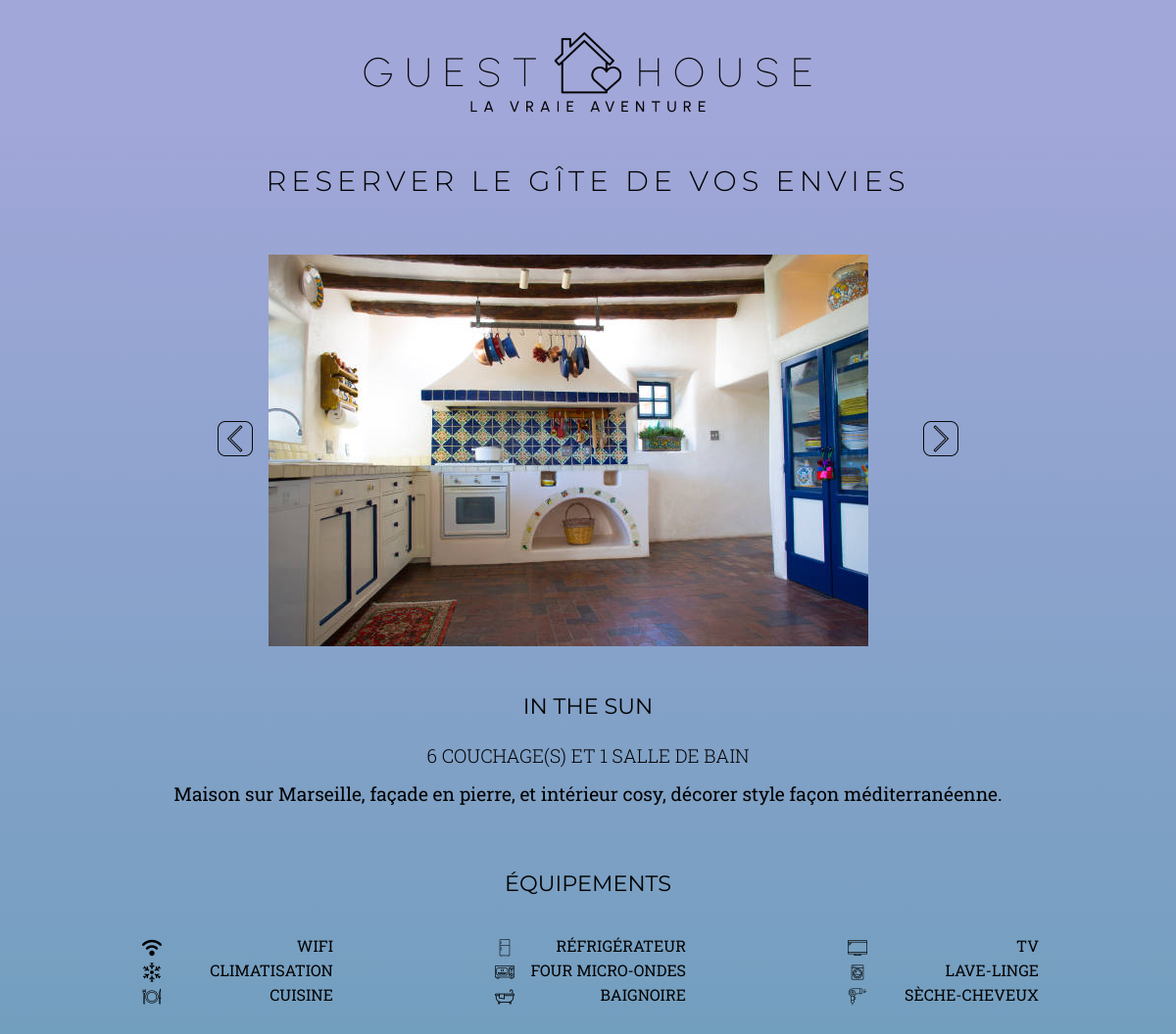
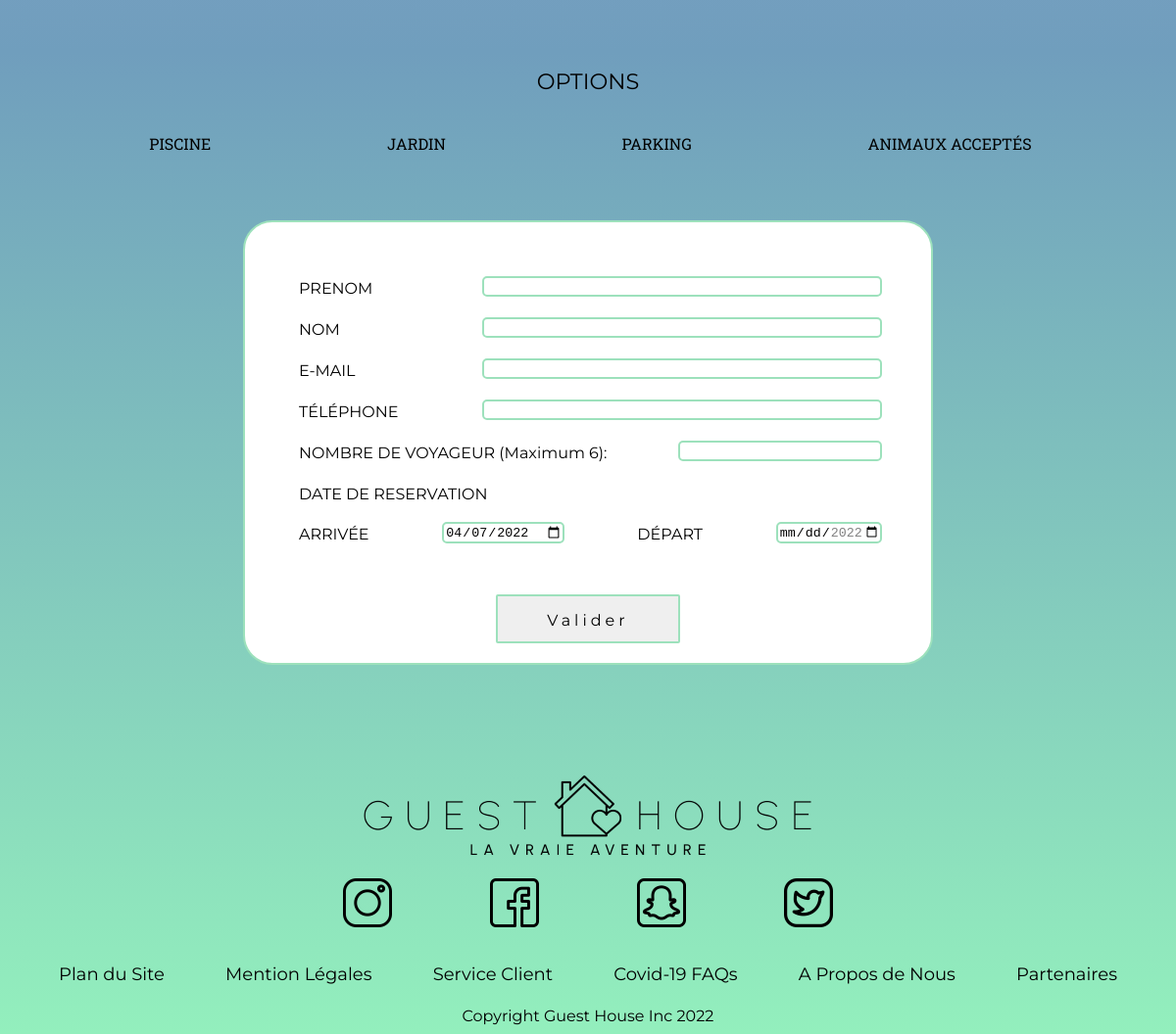
The app's page /resa-user-form.php?id=83 with its own data (2 pictures, top to bottom).
### tables this page shows
CREATE TABLE IF NOT EXISTS `image` (
  `id_image` int(11) NOT NULL AUTO_INCREMENT,
  `id_gite` int(11) NOT NULL,
  `name_image` varchar(255) NOT NULL,
  PRIMARY KEY (`id_image`)
);

CREATE TABLE IF NOT EXISTS `cottages` (
  `id_gite` int(11) NOT NULL AUTO_INCREMENT,
  `id_categ` int(11) NOT NULL,
  `name_gite` varchar(255) NOT NULL,
  `name_simple_gite` varchar(255) NOT NULL,
  `location_gite` varchar(255) NOT NULL,
  `profil_gite` varchar(255) NOT NULL,
  `desc_gite` text NOT NULL,
  `nbr_sleeping` int(11) NOT NULL,
  `nbr_bathroom` int(11) NOT NULL,
  `price_night` int(11) NOT NULL,
  PRIMARY KEY (`id_gite`)
);

CREATE TABLE IF NOT EXISTS `options` (
  `id_suppl` int(11) NOT NULL AUTO_INCREMENT,
  `name_suppl` varchar(25) NOT NULL,
  PRIMARY KEY (`id_suppl`)
);

### resa-user-form.php (the view, shortened to what this page needs)
<?php
require_once 'connect.php';
$idGite = $_GET['id'];
$reqGite = $db->prepare('SELECT `id_categ`, `name_gite`, `name_simple_gite`, `location_gite`, `profil_gite`, `desc_gite`, `nbr_sleeping`, `nbr_bathroom`, `price_night` FROM `cottages` WHERE `id_gite` = :id_gite');
$reqGite->bindParam('id_gite', $idGite, PDO::PARAM_INT);
$reqGite->execute();
$value = $reqGite->fetch(PDO::FETCH_ASSOC);
$redgGiteOpt = $db->prepare('SELECT `id_gite_suppl`, `id_gite`, `id_suppl` FROM `gite_option` WHERE `id_gite` = :id_gite ORDER BY `id_suppl` ASC');
$redgGiteOpt->bindParam('id_gite', $idGite, PDO::PARAM_STR);
$redgGiteOpt->execute();
$valuegGiteOpt = $redgGiteOpt->fetchAll(PDO::FETCH_ASSOC);
$reqImage = $db->prepare('SELECT `name_image` FROM `image` WHERE `id_gite` = :id_gite');
$reqImage->bindParam('id_gite', $idGite, PDO::PARAM_INT);
$reqImage->execute();
$valueImage = $reqImage->fetchAll(PDO::FETCH_ASSOC);
?>
<!DOCTYPE html>
<html lang="en">
<head>
    <link rel="stylesheet" href="./templates/css/style.css">
</head>
<body class="body-resa">
    <header>
        <figure class="justify-header">
            <a href="#"><img src="./templates/img/icon/logo.png" alt="Logo du Site"></a>
        </figure>
    </header>
    <main class="reservation-utilisateur">
        <div class="reservation-user">
            <h1 class="titre-resa-user">RESERVER LE GÎTE DE VOS ENVIES</h1>
        </div>
        <div id="slider">
            <div id="slider-container"><img src="./img/gite/<?= $valueImage[0]['name_image'] ?>" alt="image du slider" id="slide"></div>
            <div id="left"><img src="./templates/img/icon/left.png" alt="Bouton fleche gauche"></div>
            <div id="right"><img src="./templates/img/icon/right.png" alt="Bouton fleche droite"></div>
        </div>
        <h2 class="titre-logement"><?= $value['name_gite'] ?></h2>
        <p class="description-resa-user"><?= $value['nbr_sleeping'] ?> couchage(s) et <?= $value['nbr_bathroom'] ?> salle de bain</p>
        <p class="row-limit-size description-gite"><?= $value['desc_gite'] ?></p>
        <h2 class="titre-logement">ÉQUIPEMENTS</h2>
        <div class="row-limit-size equipements">
            <div class="equip-flex">
                <figcaption class="flex-btw">
                    <img src="./templates/img/icon/wifi.png" alt="wifi logo">
                    <p class="equip-figcap">WIFI</p>
                </figcaption>
                <figcaption class="flex-btw">
                    <img src="./templates/img/icon/clima.png" alt="clima logo">
                    <p class="equip-figcap">CLIMATISATION</p>
                </figcaption>
                <figcaption class="flex-btw">
                    <img src="./templates/img/icon/cuisine.png" alt="assiette logo">
                    <p class="equip-figcap">CUISINE</p>
                </figcaption>
            </div>
            <div class="equip-flex">
                <figcaption class="flex-btw">
                    <img src="./templates/img/icon/frigo.png" alt="refrigerateur logo">
                    <p class="equip-figcap">RÉFRIGÉRATEUR</p>
                </figcaption>
                <figcaption class="flex-btw">
                    <img src="./templates/img/icon/four.png" alt="micro-ondes logo">
                    <p class="equip-figcap">FOUR MICRO-ONDES</p>
                </figcaption>
                <figcaption class="flex-btw">
                    <img src="./templates/img/icon/baignoire.png" alt="abaignoire logo">
                    <p class="equip-figcap">BAIGNOIRE</p>
                </figcaption>
            </div>
            <div class="equip-flex">
                <figcaption class="flex-btw">
                    <img src="./templates/img/icon/tv.png" alt="tv logo">
                    <p class="equip-figcap">TV</p>
                </figcaption>
                <figcaption class="flex-btw">
                    <img src="./templates/img/icon/lave-linge.png" alt="lave-linge logo">
                    <p class="equip-figcap">LAVE-LINGE</p>
                </figcaption>
                <figcaption class="flex-btw">
                    <img src="./templates/img/icon/seche.png" alt="seche-cheveux logo">
                    <p class="equip-figcap">SÈCHE-CHEVEUX</p>
                </figcaption>
            </div>
        </div>
        <h2 class="titre-logement">OPTIONS</h2>
        <div class="row-limit-size equipements">
            <?php
            if (!empty($valuegGiteOpt[0]['id_suppl'])) {
                $reqOpt = $db->prepare('SELECT `id_suppl`, `name_suppl` FROM `options` WHERE `id_suppl` = :opt');
                $reqOpt->bindParam('opt', $valuegGiteOpt[0]['id_suppl'], PDO::PARAM_INT);
                $reqOpt->execute();
                $valueOpt = $reqOpt->fetch(PDO::FETCH_ASSOC);
            ?>
                <figcaption class="flex-btw padd-option">
                    <p class="equip-figcap"><?= $valueOpt['name_suppl'] ?></p>
                </figcaption>
            <?php
            }
            ?>
            <?php
            if (!empty($valuegGiteOpt[1]['id_suppl'])) {
                $reqOpt = $db->prepare('SELECT `id_suppl`, `name_suppl` FROM `options` WHERE `id_suppl` = :opt');
                $reqOpt->bindParam('opt', $valuegGiteOpt[1]['id_suppl'], PDO::PARAM_INT);
                $reqOpt->execute();
                $valueOpt = $reqOpt->fetch(PDO::FETCH_ASSOC);
            ?>
                <figcaption class="flex-btw padd-option">
                    <p class="equip-figcap"><?= $valueOpt['name_suppl'] ?></p>
                </figcaption>
            <?php
            }
            ?>
            <?php
            if (!empty($valuegGiteOpt[2]['id_suppl'])) {
                $reqOpt = $db->prepare('SELECT `id_suppl`, `name_suppl` FROM `options` WHERE `id_suppl` = :opt');
                $reqOpt->bindParam('opt', $valuegGiteOpt[2]['id_suppl'], PDO::PARAM_INT);
                $reqOpt->execute();
                $valueOpt = $reqOpt->fetch(PDO::FETCH_ASSOC);
            ?>
                <figcaption class="flex-btw padd-option">
                    <p class="equip-figcap"><?= $valueOpt['name_suppl'] ?></p>
                </figcaption>
            <?php
            }
            ?>
            <?php
            if (!empty($valuegGiteOpt[3]['id_suppl'])) {
                $reqOpt = $db->prepare('SELECT `id_suppl`, `name_suppl` FROM `options` WHERE `id_suppl` = :opt');
                $reqOpt->bindParam('opt', $valuegGiteOpt[3]['id_suppl'], PDO::PARAM_INT);
                $reqOpt->execute();
                $valueOpt = $reqOpt->fetch(PDO::FETCH_ASSOC);
            ?>
                <figcaption class="flex-btw padd-option">
                    <p class="equip-figcap"><?= $valueOpt['name_suppl'] ?></p>
                </figcaption>
            <?php
            }
            ?>
        </div>
        <section class="row-limit-size section-padding">
            <form action="#form-resa-user" method="POST" class="form-envoie-resa" id="form-resa-user">
                <div class="flex-btw">
                    <label for="firstname_client" class="label-form-filter">PRENOM</label>
                    <input type="text" class="input-resa" name="firstname_client" id="firstname_client" required>
                </div>
                <br>
                <div class="flex-btw">
                    <label for="lastname_client" class="label-form-filter">NOM</label>
                    <input type="text" name="lastname_client" id="lastname_client" class="input-resa" required>
                </div>
                <br>
                <div class="flex-btw">
                    <label for="mail_client" class="label-form-filter">E-MAIL</label>
                    <input type="email" size="30" name="mail_client" id="mail_client" class="input-resa" required>
                </div>
                <br>
                <div class="flex-btw">
                    <label for="phone_client" class="label-form-filter">TÉLÉPHONE</label>
                    <input type="tel" name="phone_client" id="phone_client" class="input-resa" required>
                </div>
                <br>
                <div class="flex-btw">
                    <label for="nbr_traveller" class="label-form-filter">NOMBRE DE VOYAGEUR (Maximum <?= $value['nbr_sleeping'] ?>): </label>
                    <input type="number" min="1" name="nbr_traveller" id="nbr_traveller" class="input-resa nb-resa" max="<?= $value['nbr_sleeping'] ?>" required>
                </div>
                <br>
                <div class="flex-btw">
                    <label for="" class="label-form-filter">DATE DE RESERVATION</label> <br>
                </div>
                <div class="flex-btw around">
                    <label for="start_date_reserv" class=" label-form-filter">ARRIVÉE</label>
                    <input type="date" min="<?= date('Y-m-d') ?>" value="<?= date('Y-m-d') ?>" class="date-input-resa" name="start_date_reserv" id="start_date_reserv" required>
                    <label for="end_date_reserv" class="label-form-filter">DÉPART</label>
                    <input type="date" min="<?= date('Y-m-d', strtotime('+1 day')) ?>" max="<?= date('Y-m-d', strtotime('+3 months')) ?>" class="date-input-resa" name="end_date_reserv" id="end_date_reserv" required>
                </div>
                <br><br>
                <button class="btn-util btn-filtrer" type="submit" name="submit">Valider</button>
            </form>
        </section>
        <footer>
            <figure class="row-limit-size"><a href="#"><img class="footer-logo" src="./templates/img/icon/logo.png" alt="Logo du site"></a></figure>
            <div class="row-limit-size justify-footer absolut">
                <figure class="reseaux-s"><a href="#"><img class="reseaux-sociaux" src="./templates/img/icon/instagram1.png" alt="Logo d'instagram"></a></figure>
                <figure class="reseaux-s"><a href="#"><img class="reseaux-sociaux" src="./templates/img/icon/facebook1.png" alt="Logo du facebook"></a></figure>
                <figure class="reseaux-s"><a href="#"><img class="reseaux-sociaux" src="./templates/img/icon/snap1.png" alt="Logo du snapchat"></a></figure>
                <figure class="reseaux-s"><a href="#"><img class="reseaux-sociaux" src="./templates/img/icon/twitter.png" alt="Logo du twitter"></a></figure>
            </div>
            <div class="row-limit-size">
                <nav class="menu-footer justify-footer block">
                    <ul>
                        <li><a href="#">Plan du Site</a></li>
                        <li><a href="#">Mention Légales</a></li>
                        <li><a href="#">Service Client</a></li>
                        <li><a href="#">Covid-19 FAQs</a></li>
                        <li><a href="#">A Propos de Nous</a></li>
                        <li><a href="#">Partenaires</a></li>
                    </ul>
                </nav>
                <p class="copyright">Copyright Guest House Inc 2022</p>
            </div>
        </footer>
</body>
</html>

### records on screen
image: name_image (picture)
cottages: name_gite "IN THE SUN", nbr_sleeping "6", nbr_bathroom "1", desc_gite "Maison sur Marseille, façade en pierre, et intérieur cosy, décorer style façon méditerranéenne."
options: name_suppl "PISCINE"
options: name_suppl "JARDIN"
options: name_suppl "PARKING"
options: name_suppl "ANIMAUX ACCEPTÉS"
